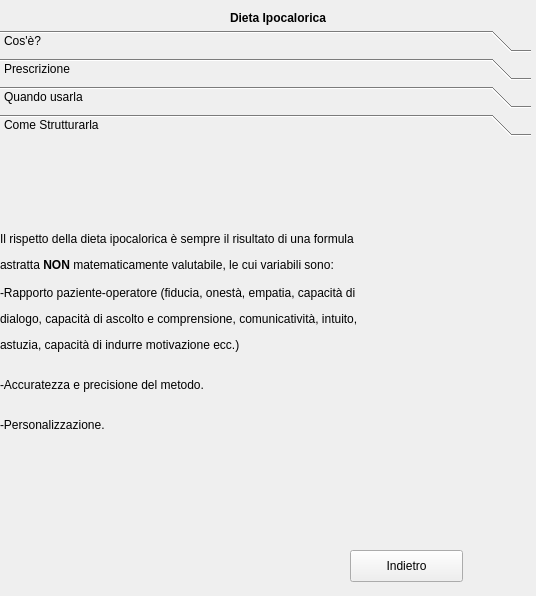
<?xml version="1.0" encoding="UTF-8"?>
<ui version="4.0">
 <class>Form</class>
 <widget class="QWidget" name="Form">
  <property name="geometry">
   <rect>
    <x>0</x>
    <y>0</y>
    <width>536</width>
    <height>596</height>
   </rect>
  </property>
  <property name="windowTitle">
   <string>Form</string>
  </property>
  <widget class="QToolBox" name="toolBox">
   <property name="geometry">
    <rect>
     <x>0</x>
     <y>30</y>
     <width>531</width>
     <height>511</height>
    </rect>
   </property>
   <property name="currentIndex">
    <number>3</number>
   </property>
   <widget class="QWidget" name="page">
    <property name="geometry">
     <rect>
      <x>0</x>
      <y>0</y>
      <width>531</width>
      <height>375</height>
     </rect>
    </property>
    <attribute name="label">
     <string>Cos'è?</string>
    </attribute>
    <widget class="QLabel" name="label_2">
     <property name="geometry">
      <rect>
       <x>0</x>
       <y>0</y>
       <width>531</width>
       <height>381</height>
      </rect>
     </property>
     <property name="text">
      <string>&lt;html&gt;&lt;head/&gt;&lt;body&gt;&lt;p&gt;La dieta ipocalorica è un regime alimentare che prevede un apporto &lt;br/&gt;calorico/energetico quotidiano inferiore a quello richiesto dall'organismo&lt;br/&gt;nell'arco della giornata.&lt;/p&gt;&lt;p&gt;All'occhio di un professionista, tale definizione potrebbe sembrare riduttiva&lt;br/&gt;o solo parzialmente condivisibile; in effetti, le caratteristiche e i requisiti di&lt;br/&gt;una buona dieta ipocalorica sono molto più numerosi, ma, in senso stretto, &lt;br/&gt;l'etimologia del termine è a dir poco essenziale, ovvero:&lt;/p&gt;&lt;p&gt;-&lt;span style=&quot; font-weight:600;&quot;&gt;Dieta:&lt;/span&gt; regole di alimentazione o regime alimentare controllato, frutto di &lt;br/&gt;un'indicazione terapeutica; dal greco &amp;quot;dìaita&amp;quot; che significa &amp;quot;stile di vita&amp;quot;.&lt;br/&gt;-&lt;span style=&quot; font-weight:600;&quot;&gt;ipo-&lt;/span&gt;: particella diminutiva.&lt;br/&gt;-&lt;span style=&quot; font-weight:600;&quot;&gt;calorica:&lt;/span&gt; che ha o apporta calorie/energia.&lt;/p&gt;&lt;/body&gt;&lt;/html&gt;</string>
     </property>
    </widget>
   </widget>
   <widget class="QWidget" name="page_2">
    <property name="geometry">
     <rect>
      <x>0</x>
      <y>0</y>
      <width>531</width>
      <height>375</height>
     </rect>
    </property>
    <attribute name="label">
     <string>Prescrizione</string>
    </attribute>
    <widget class="QLabel" name="label_3">
     <property name="geometry">
      <rect>
       <x>0</x>
       <y>-10</y>
       <width>531</width>
       <height>381</height>
      </rect>
     </property>
     <property name="text">
      <string>&lt;html&gt;&lt;head/&gt;&lt;body&gt;&lt;p&gt;&lt;span style=&quot; font-weight:600;&quot;&gt;DEVE &lt;/span&gt;essere prescritta/valutata/strutturata e seguita da un professionista &lt;/p&gt;&lt;p&gt;qualificato (dietologo, biologo specializzato in nutrizione o dietista).&lt;/p&gt;&lt;p&gt;&lt;br/&gt;&lt;/p&gt;&lt;p&gt;&lt;span style=&quot; font-weight:600;&quot;&gt;DEVE&lt;/span&gt; essere utilizzata &lt;span style=&quot; font-weight:600;&quot;&gt;SOLO&lt;/span&gt; in caso di necessità; come se fosse un &lt;/p&gt;&lt;p&gt;&amp;quot;ciclo farmacologico&amp;quot;, la dieta ipocalorica NON giova alle persone sane&lt;/p&gt;&lt;p&gt; in normopeso e/o senza alterazioni del metabolismo che la rendano giustificabile.&lt;/p&gt;&lt;/body&gt;&lt;/html&gt;</string>
     </property>
    </widget>
   </widget>
   <widget class="QWidget" name="page_3">
    <attribute name="label">
     <string>Quando usarla</string>
    </attribute>
    <widget class="QLabel" name="label_4">
     <property name="geometry">
      <rect>
       <x>0</x>
       <y>0</y>
       <width>521</width>
       <height>381</height>
      </rect>
     </property>
     <property name="text">
      <string>&lt;html&gt;&lt;head/&gt;&lt;body&gt;&lt;p&gt;L'utilizzo &amp;quot;primario&amp;quot; di questa dieta è finalizzato al dimagrimento, &lt;/p&gt;&lt;p&gt;ovvero alla riduzione della massa grassa e della circonferenza addominale,&lt;/p&gt;&lt;p&gt;quindi dell'indice di massa corporea/body mass index (IMC/BMI). &lt;/p&gt;&lt;p&gt;E' ben noto quanto il sovrappeso e ancor peggio l'obesità siano correlati &lt;/p&gt;&lt;p&gt;all'insorgenza di malattie metaboliche, primarie e secondarie, di natura &lt;/p&gt;&lt;p&gt;ambientale e/o ereditaria; alcuni esempi sono:&lt;/p&gt;&lt;p&gt;-&lt;span style=&quot; font-weight:600;&quot;&gt;dislipidemie&lt;/span&gt; (colesterolo TOT e/o LDL alto, trigliceridi alti, entrambi).&lt;/p&gt;&lt;p&gt;-&lt;span style=&quot; font-weight:600;&quot;&gt;ipertensione arteriosa&lt;/span&gt;.&lt;/p&gt;&lt;p&gt;-&lt;span style=&quot; font-weight:600;&quot;&gt;iperuricemia&lt;/span&gt; e/o &lt;span style=&quot; font-weight:600;&quot;&gt;gotta&lt;/span&gt;.&lt;/p&gt;&lt;p&gt;- &lt;span style=&quot; font-weight:600;&quot;&gt;iperglicemia&lt;/span&gt; o&lt;span style=&quot; font-weight:600;&quot;&gt; diabete mellito tipo 2&lt;/span&gt;.&lt;/p&gt;&lt;/body&gt;&lt;/html&gt;</string>
     </property>
    </widget>
   </widget>
   <widget class="QWidget" name="page_4">
    <attribute name="label">
     <string>Come Strutturarla</string>
    </attribute>
    <widget class="QLabel" name="label_5">
     <property name="geometry">
      <rect>
       <x>0</x>
       <y>0</y>
       <width>531</width>
       <height>381</height>
      </rect>
     </property>
     <property name="text">
      <string>&lt;html&gt;&lt;head/&gt;&lt;body&gt;&lt;p&gt;Il rispetto della dieta ipocalorica è sempre il risultato di una formula&lt;/p&gt;&lt;p&gt; astratta &lt;span style=&quot; font-weight:600;&quot;&gt;NON&lt;/span&gt; matematicamente valutabile, le cui variabili sono:&lt;br/&gt;&lt;br/&gt;-Rapporto paziente-operatore (fiducia, onestà, empatia, capacità di &lt;/p&gt;&lt;p&gt;dialogo, capacità di ascolto e comprensione, comunicatività, intuito,&lt;/p&gt;&lt;p&gt; astuzia, capacità di indurre motivazione ecc.)&lt;/p&gt;&lt;p&gt;&lt;br/&gt;-Accuratezza e precisione del metodo.&lt;/p&gt;&lt;p&gt;&lt;br/&gt;-Personalizzazione.&lt;/p&gt;&lt;/body&gt;&lt;/html&gt;</string>
     </property>
    </widget>
   </widget>
  </widget>
  <widget class="QLabel" name="label">
   <property name="geometry">
    <rect>
     <x>230</x>
     <y>10</y>
     <width>121</width>
     <height>16</height>
    </rect>
   </property>
   <property name="text">
    <string>&lt;html&gt;&lt;head/&gt;&lt;body&gt;&lt;p&gt;&lt;span style=&quot; font-weight:600;&quot;&gt;Dieta Ipocalorica&lt;/span&gt;&lt;/p&gt;&lt;/body&gt;&lt;/html&gt;</string>
   </property>
  </widget>
  <widget class="QPushButton" name="pushButton">
   <property name="geometry">
    <rect>
     <x>350</x>
     <y>550</y>
     <width>113</width>
     <height>32</height>
    </rect>
   </property>
   <property name="text">
    <string>Indietro</string>
   </property>
  </widget>
 </widget>
 <resources/>
 <connections/>
</ui>
